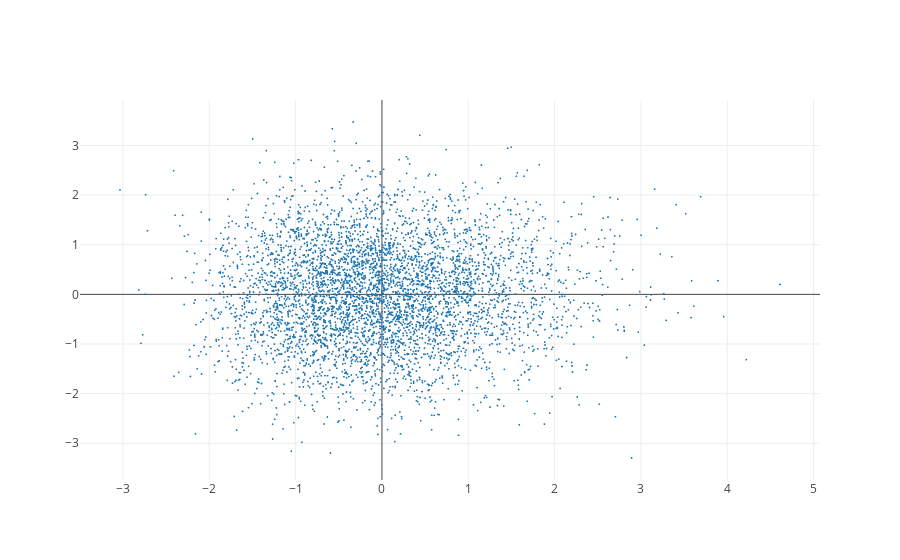

The notebook cell saved with this chart:
### Code cell
def plot_distribution():
    data = StandardScaler().fit_transform(f32_delta)
    plt.iplot({
        'data': [
            { 'x': data[:, 0], 'y': data[:, 1], 'mode': 'markers', 
              'marker': { 'size': 2 }, 'type': 'scattergl' }
        ]
    })

plot_distribution()

### Figure 1 — Plotly figure (JSON) as saved in the notebook; plotly's stock layout.template omitted (floating-point values rounded to 4 significant figures; data arrays with more than 128 entries replaced by an {"elided": "..."} marker saying what was removed)
{"data": [{"marker": {"size": 2}, "mode": "markers", "type": "scattergl", "uid": "22444fc1-5a94-45e6-925e-32f8aba147b6", "x": {"elided": "5000 float values"}, "y": {"elided": "5000 float values"}}], "layout": {}}
